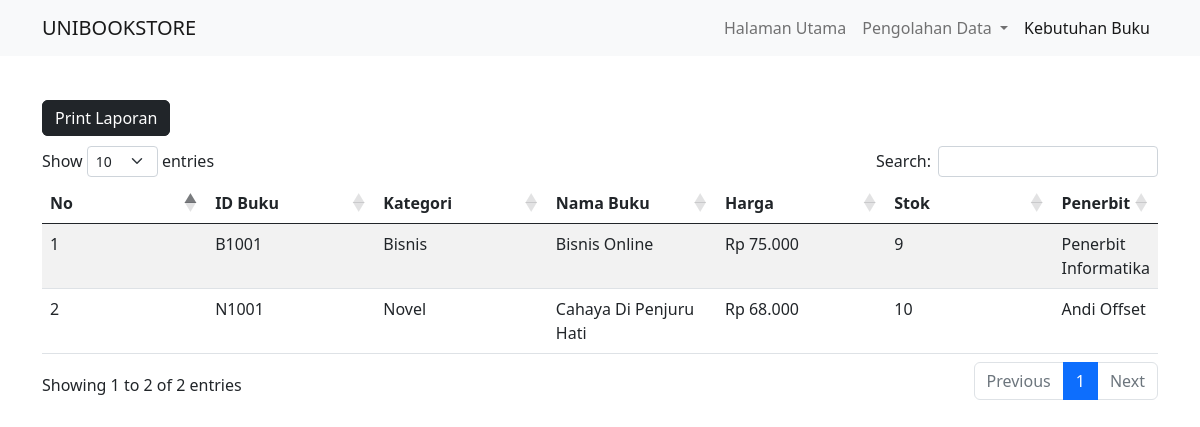
Screenshot of /pengadaan.php with the database file from the repository.
### tables this page shows
CREATE TABLE `tabel_buku` (
  `ID_Buku` varchar(6) NOT NULL,
  `Kategori` varchar(25) NOT NULL,
  `Nama` varchar(255) NOT NULL,
  `Harga` int(11) NOT NULL,
  `Stok` int(9) NOT NULL,
  `Penerbit` varchar(100) NOT NULL
);

### include/config.php (called while the page is built, shortened)
<?php
	function formatUang($angka='')
	{
		$hasil_rupiah = "Rp " . number_format($angka, 0, ',', '.');
		return $hasil_rupiah;
	}
?>

### pengadaan.php (the view, shortened to what this page needs)
<?php
include 'include/config.php';
include 'include/header.php';
include 'include/navbar.php';
?>
<div class="container">
    <div class="row mt-5">
        <div class="col-6 col-md-9">
            <div class="tbhdata__search">
                <a href="aksi/cetak.php" class="btn btn-dark d-inline">Print Laporan</a>
            </div>
        </div>
    </div>
</div>
<div class="container mt-3">
    <table class="table table-striped table-paginate">
        <thead>
            <tr>
                <th class="col-md-2">No</th>
                <th class="col-md-2">ID Buku</th>
                <th class="col-md-2">Kategori</th>
                <th class="col-md-2">Nama Buku</th>
                <th class="col-md-2">Harga</th>
                <th class="col-md-2">Stok</th>
                <th class="col-md-2">Penerbit</th>
            </tr>
        </thead>
        <tbody id="myTable">
            <?php
                $db = dbConnect();
                $sql = "SELECT * FROM tabel_Buku WHERE Stok <= 10";
                $res = $db->query($sql);
                $databaris = $res->fetch_all(MYSQLI_ASSOC);
                $i = +1;
                foreach ($databaris as $data) { ?>
                    <tr>
                        <td><?= $i; ?></td>
                        <td><?= htmlspecialchars($data['ID_Buku']); ?></td>
                        <td><?= htmlspecialchars($data['Kategori']); ?></td>
                        <td><?= htmlspecialchars($data['Nama']); ?></td>
                        <td><?= formatUang(htmlspecialchars($data['Harga'])); ?></td>
                        <td><?= htmlspecialchars($data['Stok']); ?></td>
                        <td><?= htmlspecialchars($data['Penerbit']); ?></td>
                    </tr>
                <?php $i++;
                } ?>
        </tbody>
    </table>
</div>
<?php
include 'include/footer.php'
?>

### css/style.css (style rules this page uses)
body, input { font-family: "Poppins", sans-serif; }

### rows the page displays
tabel_buku: ID_Buku "B1001", Kategori "Bisnis", Nama "Bisnis Online", Harga "Rp 75.000", Stok "9", Penerbit "Penerbit Informatika"
tabel_buku: ID_Buku "N1001", Kategori "Novel", Nama "Cahaya Di Penjuru Hati", Harga "Rp 68.000", Stok "10", Penerbit "Andi Offset"
